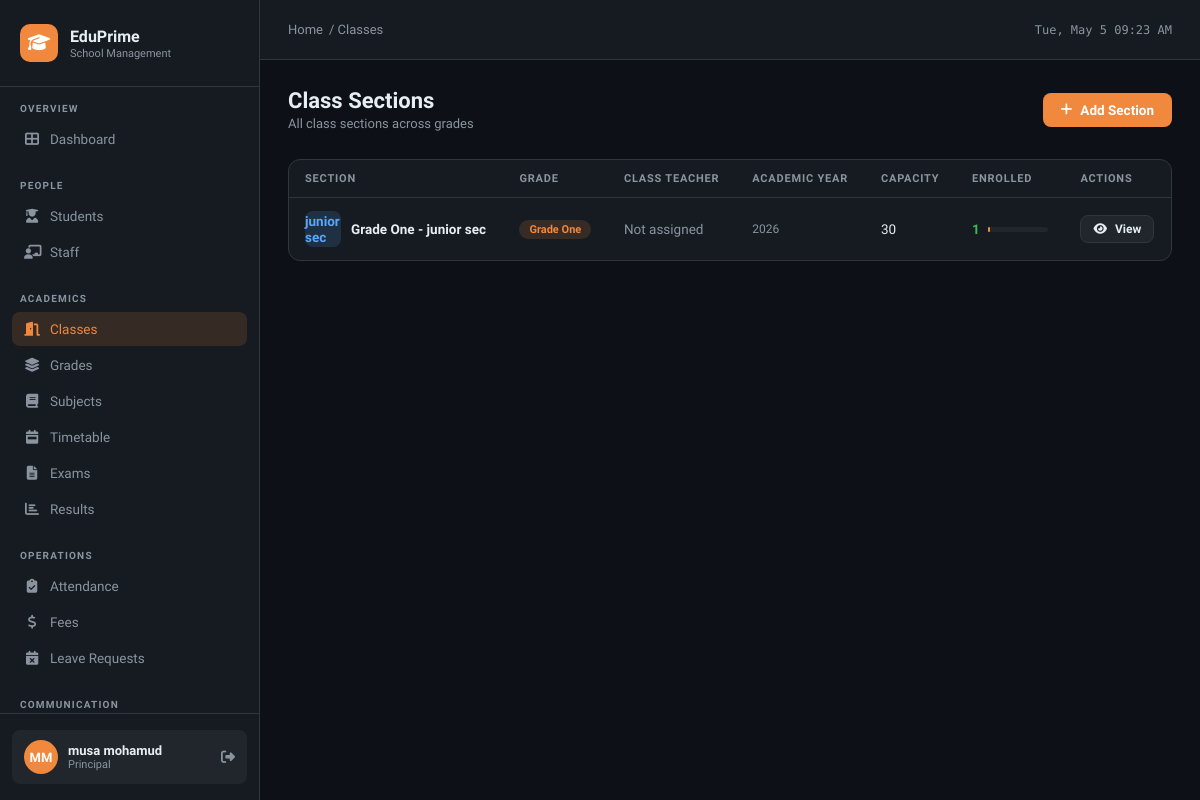
Page /classes/ (signed in) on the committed database.
### school/models.py (models this page shows, shortened)
class User(AbstractUser):
    ROLE_CHOICES = [
        ('admin', 'Admin'),
        ('principal', 'Principal'),
        ('teacher', 'Teacher'),
        ('accountant', 'Accountant'),
        ('parent', 'Parent'),
        ('student', 'Student'),
    ]
    role = models.CharField(max_length=20, choices=ROLE_CHOICES, default='teacher')
    phone = models.CharField(max_length=20, blank=True)
    address = models.TextField(blank=True)
    photo = models.ImageField(upload_to='users/', blank=True, null=True)

class Section(models.Model):
    grade = models.ForeignKey(Grade, on_delete=models.CASCADE, related_name='sections')
    name = models.CharField(max_length=10)  # e.g. A, B, C
    class_teacher = models.ForeignKey(User, on_delete=models.SET_NULL, null=True, blank=True, related_name='class_sections')
    academic_year = models.ForeignKey(AcademicYear, on_delete=models.CASCADE)
    capacity = models.IntegerField(default=30)
    def __str__(self):
        return f"{self.grade.name} - {self.name}"

class Grade(models.Model):
    name = models.CharField(max_length=50)  # e.g. Grade 1
    description = models.TextField(blank=True)

class AcademicYear(models.Model):
    name = models.CharField(max_length=20)  # e.g. 2024/2025
    start_date = models.DateField()
    end_date = models.DateField()
    is_current = models.BooleanField(default=False)

### school/views.py (the view)
# urls.py: path('classes/', views.class_list, name='class_list'),
@login_required
def class_list(request):
    sections = Section.objects.select_related('grade', 'class_teacher', 'academic_year').annotate(student_count=Count('students'))
    return render(request, 'school/class_list.html', {'sections': sections})

### school/templates/school/class_list.html (shortened to what this page needs)
{% extends 'school/base.html' %}
{% block breadcrumb %}<a href="{% url 'dashboard' %}">Home</a> / Classes{% endblock %}
{% block content %}
<div class="page-header">
  <div><div class="page-title">Class Sections</div><div class="page-subtitle">All class sections across grades</div></div>
  <a href="{% url 'class_add' %}" class="btn btn-primary"><i class="fas fa-plus"></i> Add Section</a>
</div>
<div class="card">
  <div class="table-wrap">
    <table>
      <thead>
        <tr><th>Section</th><th>Grade</th><th>Class Teacher</th><th>Academic Year</th><th>Capacity</th><th>Enrolled</th><th>Actions</th></tr>
      </thead>
      <tbody>
        {% for section in sections %}
        <tr>
          <td>
            <div style="display:flex;align-items:center;gap:10px;">
              <div style="width:36px;height:36px;border-radius:8px;background:rgba(88,166,255,.15);display:flex;align-items:center;justify-content:center;font-weight:800;color:var(--blue);">{{ section.name }}</div>
              <strong>{{ section }}</strong>
            </div>
          </td>
          <td><span class="badge badge-orange">{{ section.grade.name }}</span></td>
          <td>{{ section.class_teacher.get_full_name|default:"<span style='color:var(--text2)'>Not assigned</span>" }}</td>
          <td style="font-size:12px;color:var(--text2);">{{ section.academic_year.name }}</td>
          <td>{{ section.capacity }}</td>
          <td>
            <div style="display:flex;align-items:center;gap:8px;">
              <span style="font-weight:700;color:{% if section.student_count >= section.capacity %}var(--red){% else %}var(--green){% endif %};">{{ section.student_count }}</span>
              <div style="background:var(--bg3);border-radius:4px;height:5px;width:60px;">
              </div>
            </div>
          </td>
          <td><a href="{% url 'class_detail' section.pk %}" class="btn btn-sm btn-secondary"><i class="fas fa-eye"></i> View</a></td>
        </tr>
        {% empty %}
        <tr><td colspan="7"><div class="empty-state"><i class="fas fa-door-open"></i><p>No class sections created yet</p></div></td></tr>
        {% endfor %}
      </tbody>
    </table>
  </div>
</div>
{% endblock %}

### school/templates/school/base.html (shortened to what this page needs)
<!DOCTYPE html>
<html lang="en">
<head>
<link rel="stylesheet" href="https://cdnjs.cloudflare.com/ajax/libs/font-awesome/6.5.0/css/all.min.css">
</head>
<body>
{% if user.is_authenticated %}
<aside class="sidebar">
  <div class="sidebar-logo">
    <div class="logo-icon"><i class="fas fa-graduation-cap"></i></div>
    <div>
      <div class="logo-text">EduPrime</div>
      <div class="logo-sub">School Management</div>
    </div>
  </div>
  <nav class="sidebar-nav">
    <div class="nav-section">
      <div class="nav-label">Overview</div>
      <a href="{% url 'dashboard' %}" class="nav-item {% if request.resolver_match.url_name == 'dashboard' %}active{% endif %}">
        <i class="fas fa-th-large"></i> Dashboard
      </a>
    </div>
    <div class="nav-section">
      <div class="nav-label">People</div>
      <a href="{% url 'student_list' %}" class="nav-item {% if 'student' in request.resolver_match.url_name %}active{% endif %}">
        <i class="fas fa-user-graduate"></i> Students
      </a>
      <a href="{% url 'staff_list' %}" class="nav-item {% if 'staff' in request.resolver_match.url_name %}active{% endif %}">
        <i class="fas fa-chalkboard-teacher"></i> Staff
      </a>
    </div>
    <div class="nav-section">
      <div class="nav-label">Academics</div>
      <a href="{% url 'class_list' %}" class="nav-item {% if 'class' in request.resolver_match.url_name %}active{% endif %}">
        <i class="fas fa-door-open"></i> Classes
      </a>
      <a href="{% url 'grade_list' %}" class="nav-item {% if 'grade' in request.resolver_match.url_name %}active{% endif %}">
        <i class="fas fa-layer-group"></i> Grades
      </a>
      <a href="{% url 'subject_list' %}" class="nav-item {% if 'subject' in request.resolver_match.url_name %}active{% endif %}">
        <i class="fas fa-book"></i> Subjects
      </a>
      <a href="{% url 'timetable_list' %}" class="nav-item {% if 'timetable' in request.resolver_match.url_name %}active{% endif %}">
        <i class="fas fa-calendar-week"></i> Timetable
      </a>
      <a href="{% url 'exam_list' %}" class="nav-item {% if 'exam' in request.resolver_match.url_name %}active{% endif %}">
        <i class="fas fa-file-alt"></i> Exams
      </a>
      <a href="{% url 'result_list' %}" class="nav-item {% if 'result' in request.resolver_match.url_name %}active{% endif %}">
        <i class="fas fa-chart-bar"></i> Results
      </a>
    </div>
    <div class="nav-section">
      <div class="nav-label">Operations</div>
      <a href="{% url 'attendance_list' %}" class="nav-item {% if 'attendance' in request.resolver_match.url_name %}active{% endif %}">
        <i class="fas fa-clipboard-check"></i> Attendance
      </a>
      <a href="{% url 'fee_list' %}" class="nav-item {% if 'fee' in request.resolver_match.url_name %}active{% endif %}">
        <i class="fas fa-dollar-sign"></i> Fees
      </a>
      <a href="{% url 'leave_list' %}" class="nav-item {% if 'leave' in request.resolver_match.url_name %}active{% endif %}">
        <i class="fas fa-calendar-times"></i> Leave Requests
      </a>
    </div>
    <div class="nav-section">
      <div class="nav-label">Communication</div>
    </div>
  </nav>
  <div class="sidebar-footer">
    <div class="user-card">
      <div class="user-avatar">{{ user.first_name|first|upper }}{{ user.last_name|first|upper }}</div>
      <div>
        <div class="user-name">{{ user.get_full_name|default:user.username }}</div>
        <div class="user-role">{{ user.role }}</div>
      </div>
      <a href="{% url 'logout' %}" class="user-logout" title="Logout"><i class="fas fa-sign-out-alt"></i></a>
    </div>
  </div>
</aside>
{% endif %}
<div class="main">
  {% if user.is_authenticated %}
  <header class="topbar">
    <div class="topbar-breadcrumb">
      {% block breadcrumb %}<a href="{% url 'dashboard' %}">Home</a>{% endblock %}
    </div>
    <div class="topbar-date" id="clock"></div>
  </header>
  {% endif %}
  <div class="content">
    {% block content %}{% endblock %}
  </div>
</div>
</body>
</html>

### rows in the picture
User: first_name|first "M", last_name|first "M", get_full_name "musa mohamud", role "Principal"
Section: name "junior sec", grade+name "Grade One - junior sec", grade.name "Grade One", class_teacher.get_full_name "Not assigned", academic_year.name "2026", capacity "30", student_count "1"
